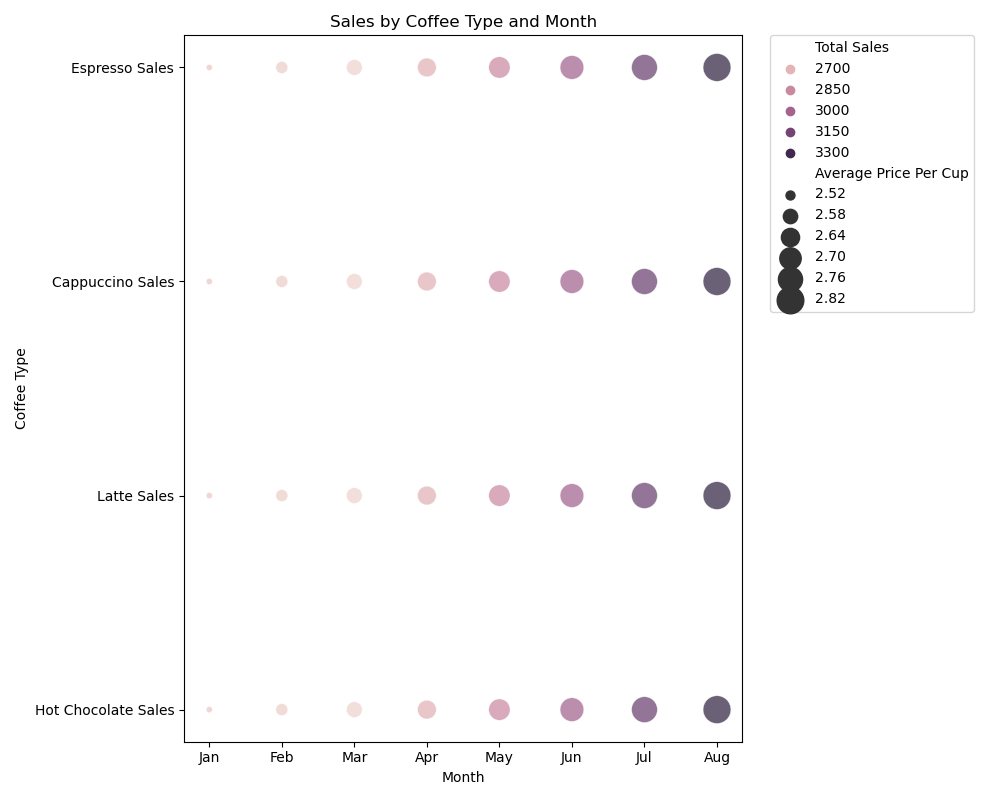

The Python source for this figure:

import seaborn as sns
import pandas as pd
import matplotlib.pyplot as plt

# Given data
data = [
    {'Month': 'Jan', 'Espresso Sales': 120, 'Cappuccino Sales': 180, 'Latte Sales': 250, 'Hot Chocolate Sales': 90, 'Average Price Per Cup': 2.5, 'Total Sales': 2640},
    {'Month': 'Feb', 'Espresso Sales': 150, 'Cappuccino Sales': 160, 'Latte Sales': 230, 'Hot Chocolate Sales': 110, 'Average Price Per Cup': 2.55, 'Total Sales': 2625},
    {'Month': 'Mar', 'Espresso Sales': 130, 'Cappuccino Sales': 190, 'Latte Sales': 220, 'Hot Chocolate Sales': 95, 'Average Price Per Cup': 2.6, 'Total Sales': 2605},
    {'Month': 'Apr', 'Espresso Sales': 160, 'Cappuccino Sales': 200, 'Latte Sales': 240, 'Hot Chocolate Sales': 100, 'Average Price Per Cup': 2.65, 'Total Sales': 2720},
    {'Month': 'May', 'Espresso Sales': 170, 'Cappuccino Sales': 210, 'Latte Sales': 260, 'Hot Chocolate Sales': 105, 'Average Price Per Cup': 2.7, 'Total Sales': 2860},
    {'Month': 'Jun', 'Espresso Sales': 180, 'Cappuccino Sales': 220, 'Latte Sales': 270, 'Hot Chocolate Sales': 110, 'Average Price Per Cup': 2.75, 'Total Sales': 3020},
    {'Month': 'Jul', 'Espresso Sales': 190, 'Cappuccino Sales': 230, 'Latte Sales': 280, 'Hot Chocolate Sales': 115, 'Average Price Per Cup': 2.8, 'Total Sales': 3195},
    {'Month': 'Aug', 'Espresso Sales': 200, 'Cappuccino Sales': 240, 'Latte Sales': 290, 'Hot Chocolate Sales': 120, 'Average Price Per Cup': 2.85, 'Total Sales': 3360}
]
df = pd.DataFrame(data)

# We need to reshape the dataframe to have 'Type', 'Sales', and 'Month' columns
melted_df = pd.melt(df, id_vars=['Month', 'Average Price Per Cup', 'Total Sales'], value_vars=['Espresso Sales', 'Cappuccino Sales', 'Latte Sales', 'Hot Chocolate Sales'], var_name='Type', value_name='Sales')

# Create a bubble chart
plt.figure(figsize=(10, 8))
bubble_chart = sns.scatterplot(data=melted_df, x='Month', y='Type', size='Average Price Per Cup', hue='Total Sales', sizes=(20, 400), alpha=0.7)

# Customize the axes and legend
bubble_chart.set_title('Sales by Coffee Type and Month')
bubble_chart.set_xlabel('Month')
bubble_chart.set_ylabel('Coffee Type')
plt.legend(bbox_to_anchor=(1.05, 1), loc='upper left', borderaxespad=0)
plt.tight_layout()

# Show the plot
plt.show()
